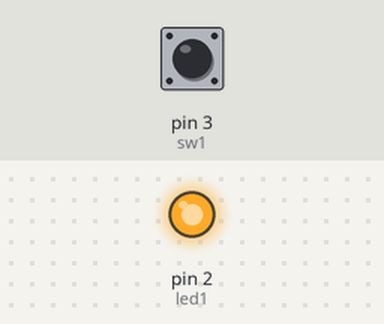
A sketch run on a simulated Arduino Uno, built with avr-gcc and run on an emulated ATmega328P. Parts: output pins drawn as LEDs (lit = HIGH). The test bench sets the inputs (shaded band); at power-on: pin 3 (sw1) HIGH.

Above: at 1.2 s.
1.3 s: pin 3 (sw1) pulled LOW for 0.15 s
At 1.7 s:
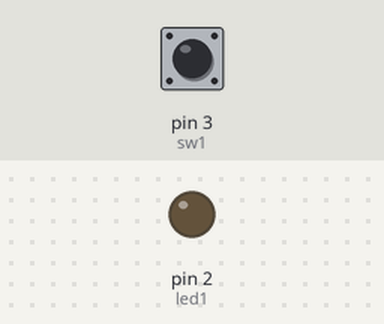
2.9 s: pin 3 (sw1) pulled LOW for 1 s
At 4.1 s:
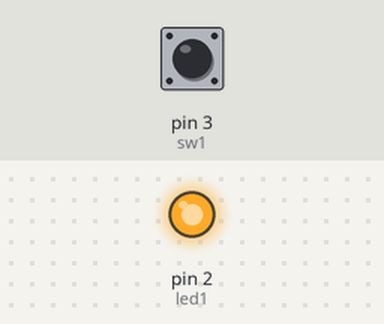
5.4 s: pin 3 (sw1) pulled LOW for 3.2 s
At 6.0 s:
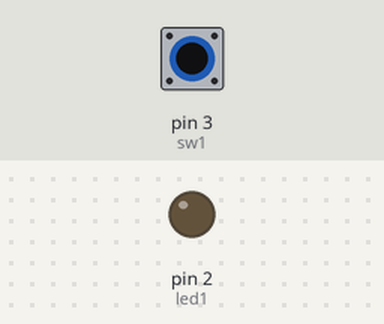
Timing chart, 0 to 8.4 s (numbered marks = the images above; inputs shaded):
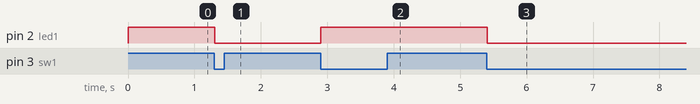

Measured:
- after the input at 1.3 s, pin 2 (led1): HIGH → LOW at once
- after the input at 2.9 s, pin 2 (led1): LOW → HIGH at once
- after the input at 5.4 s, pin 2 (led1): HIGH → LOW at once

The sketch:

toggleDB.ino
```cpp
//Toggle program debounced

int led1 = 2;
int sw1 = 3;
boolean previousSw = HIGH;  //arbitrary
boolean LEDState = HIGH;    //arbitrary

void setup() {
  pinMode(led1, OUTPUT);
  digitalWrite(led1, LEDState);                 //set LED to current state
  pinMode(sw1, INPUT_PULLUP);
}

void loop() {
  int currentSw = digitalRead(sw1);
  //wait for switch to change
  if (previousSw != currentSw) delay(5);        //debounce on push or release
  if (currentSw == LOW && previousSw == HIGH) { //it's a push down
    LEDState = !LEDState;                       //change LED state
    digitalWrite(led1, LEDState);               //update LED
  }
  previousSw = currentSw;
}
```
